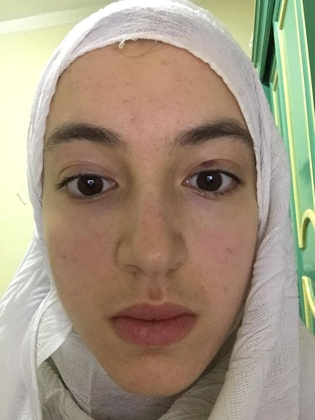
%> input picture 24883079_1504597986284107_2044387562_o.jpg, 315 x 420 px, shrunk from 960 x 1280 before the run
$ octave xxx.m   (GNU Octave 9; MATLAB toolbox functions it lacks are replaced by stand-ins)
%> lines starting %> are read from the running program, lines starting %| are printed output that depends on the picture; in (x1, y1, x2, y2) boxes, pixels count from 0 and x2, y2 are one past the last pixel; in counts of white or black regions, pixels touching at a corner belong together; the program's own positions count from 1
%> further down, I is the input picture: size 420x315x3 uint8; mean R, G, B 163.3, 148.6, 128
### colorConstancy.m


function [OUT] = colorConstancy(I, algorithm, varargin)
%> called with algorithm = 'progressive'

    [m,n,~]=size(I);
%> m = 420; n = 315
    switch (algorithm)
        case 'grey world'
            Rmean      = sum(sum(I(:,:,1)))/(m*n);
            disp(Rmean);
            Gmean      = sum(sum(I(:,:,2)))/(m*n);
             disp(Gmean);
            Bmean      = sum(sum(I(:,:,3)))/(m*n);
             disp(Bmean);
            Avg        = mean([Rmean Gmean Bmean]);
             disp(Avg);
            Kr         = Avg/Rmean;
            disp(Kr);
            Kg         = Avg/Gmean;
            disp(Kg);
            Kb         = Avg/Bmean;
            disp(Kb);
            OUT(:,:,1) = Kr*double(I(:,:,1));
            OUT(:,:,2) = Kg*double(I(:,:,2));
            OUT(:,:,3) = Kb*double(I(:,:,3));
            OUT = uint8(OUT);
        case 'white patch'
            Kr = 255/max(max(double(I(:,:,1))));
             disp(Kr);
            Kg = 255/max(max(double(I(:,:,2))));
            disp(Kg);
            Kb = 255/max(max(double(I(:,:,3))));
            disp(Kb);
            OUT(:,:,1) = Kr*double(I(:,:,1));
            OUT(:,:,2) = Kg*double(I(:,:,2));
            OUT(:,:,3) = Kb*double(I(:,:,3));
            OUT = uint8(OUT);
        case 'modified white patch'
            if (~isempty(varargin))


                th = varargin{1};


                R=I(:,:,1); disp(R(R>th));Kr = 255/mean(R(R>th));
                G=I(:,:,2); Kg = 255/mean(G(G>th));
                B=I(:,:,3); Kb = 255/mean(B(B>th));
                OUT(:,:,1) = Kr*double(I(:,:,1));
                OUT(:,:,2) = Kg*double(I(:,:,2));
                OUT(:,:,3) = Kb*double(I(:,:,3));
                OUT = uint8(OUT);
            else
                OUT=I; disp('Modified white patch algorithm must have another parameter.');
            end
        case 'progressive'
            if (length(varargin)>1)
                h1 = varargin{1};
%> h1 = 10
                h2 = varargin{2};
%> h2 = 50
                imap = (double(I(:,:,1))+double(I(:,:,2))+double(I(:,:,3)))/3;
                R=I(:,:,1); G=I(:,:,2); B=I(:,:,3);
%> after `R=I(:,:,1)`:
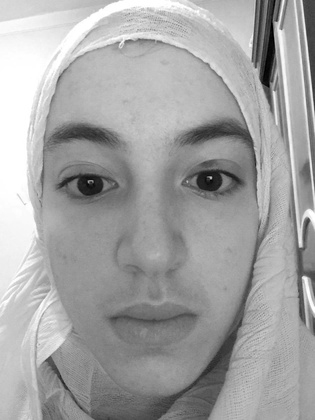
%> R: size 420x315 uint8; min 0, max 255, mean 163.3
%> after `G=I(:,:,2)`:
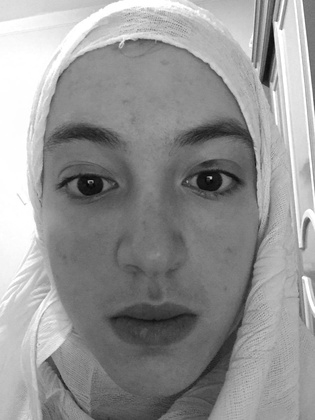
%> G: size 420x315 uint8; min 1, max 255, mean 148.6
%> after `B=I(:,:,3)`:
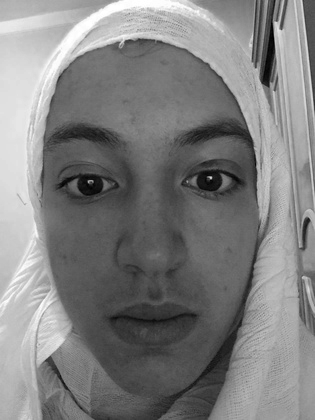
%> B: size 420x315 uint8; min 0, max 255, mean 128

                Kr = zeros(size(imap));
                Kg = zeros(size(imap));
                Kb = zeros(size(imap));

                Kr( imap>=h1 )=255/mean(R(R>=h1));
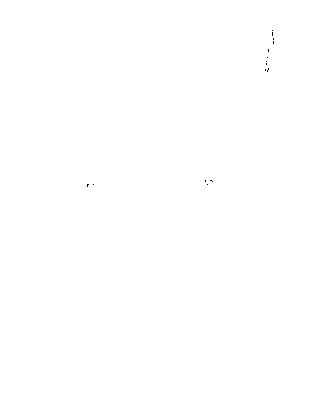
%> Kr: size 420x315 double; values 0 (black) and 1.56 (white), 100% white; black in thin lines or dots, all inside (x1, y1, x2, y2) = (87, 30, 274, 187)
                Kg( imap>=h1 )=255/mean(G(G>=h1));
                Kb( imap>=h1 )=255/mean(B(B>=h1));

                [m,n,~]=size(I);
                Rmean = sum(sum(R))/(m*n);
%> Rmean = 163.3
                Gmean = sum(sum(G))/(m*n);
%> Gmean = 148.6
                Bmean = sum(sum(B))/(m*n);
%> Bmean = 128
                Avg = mean([Rmean Gmean Bmean]);
%> Avg = 146.6

                Kr( imap<=h2 ) = Avg/Rmean;
%> Kr: size 420x315 double; values 0.898 (black) and 1.56 (white), 98.1% white; 49 black regions (41 under 20 px), largest, box (x1, y1, x2, y2) and area: (59, 174, 110, 196) 523, (194, 169, 241, 191) 522, (262, 19, 275, 87) 380
                Kg( imap<=h2 ) = Avg/Gmean;
                Kb( imap<=h2 ) = Avg/Bmean;
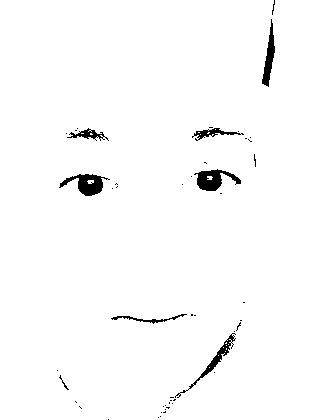
%> Kb: size 420x315 double; values 1.15 (black) and 1.99 (white), 98.1% white; 49 black regions (41 under 20 px), largest, box (x1, y1, x2, y2) and area: (59, 174, 110, 196) 523, (194, 169, 241, 191) 522, (262, 19, 275, 87) 380

                deltha = imap/(h1-h2)-h2/(h1-h2);
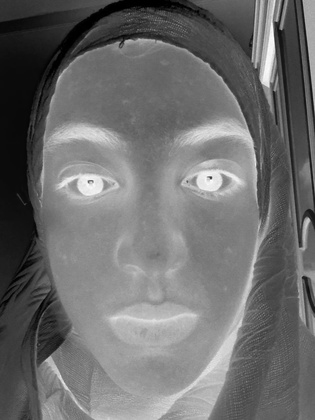
%> deltha: size 420x315 double; min -5.12, max 1.18, mean -2.42; drawn with min black and max white
                Kr( imap>=h2 & imap<=h1 ) = (1-deltha(imap>=h2 & imap<=h1))*...
                    255/mean(R(R>=h1)) + deltha(imap>=h2 & imap<=h1)*255/mean(R(R>=h1));
                Kg( imap>=h2 & imap<=h1 ) = (1-deltha(imap>=h2 & imap<=h1))*...
                    255/mean(G(G>=h1)) + deltha(imap>=h2 & imap<=h1)*255/mean(G(G>=h1));
                Kb( imap>=h2 & imap<=h1 ) = (1-deltha(imap>=h2 & imap<=h1))*...
                    255/mean(B(B>=h1)) + deltha(imap>=h2 & imap<=h1)*255/mean(B(B>=h1));
                OUT(:,:,1) = Kr.*double(I(:,:,1));
                OUT(:,:,2) = Kg.*double(I(:,:,2));
                OUT(:,:,3) = Kb.*double(I(:,:,3));
%> OUT: size 420x315x3 double
                OUT = uint8(OUT);
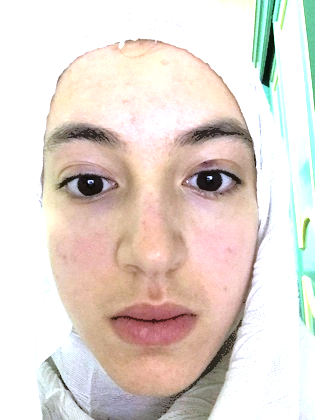
%> OUT: size 420x315x3 uint8; mean R, G, B 226.8, 215.6, 208.2
            else
                OUT=I; disp('Modified white patch algorithm must have another parameter.');
            end
        case 'single scale retinex'
            if (~isempty(varargin))
                c=varargin{1};
                [Y,X]=meshgrid(1:n,1:m);

                Fnok = exp(-((X.^2)+(Y.^2))./(c.^2));
                K = 1/(sum(sum(Fnok)));
                F = K.*Fnok;

                IR = double(I(:,:,1));
                IG = double(I(:,:,2));
                IB = double(I(:,:,3));
                FF  = fftshift(fft2(F));
                IFR = fftshift(fft2(IR)); IFR=FF.*IFR; IFR=real(ifft2(ifftshift(IFR)));
                IFG = fftshift(fft2(IG)); IFG=FF.*IFG; IFG=real(ifft2(ifftshift(IFG)));
                IFB = fftshift(fft2(IB)); IFB=FF.*IFB; IFB=real(ifft2(ifftshift(IFB)));

                RR = log10(double(IR))-log10(IFR);
                RG = log10(double(IG))-log10(IFG);
                RB = log10(double(IB))-log10(IFB);

                OUT(:,:,1)=uint8(255*RR/(max(max([RR RG RB]))));
                OUT(:,:,2)=uint8(255*RG/(max(max([RR RG RB]))));
                OUT(:,:,3)=uint8(255*RB/(max(max([RR RG RB]))));
            else
                OUT=I; disp('Single scale algorithm must have another parameter (c).');
            end
        case 'multi scale retinex'
            R1=colorConstancy(I,'single scale retinex',25);
            R2=colorConstancy(I,'single scale retinex',100);
            R3=colorConstancy(I,'single scale retinex',240);
            OUT=(1/3)*R1+(1/3)*R2+(1/3)*R3;
        case 'MSRCR'
            disp(length(varargin)>1);
            if (length(varargin)>1)
              alpha=varargin{1};
              betha=varargin{2};
              gain=varargin{3};
              Rmsr=colorConstancy(I, 'multi scale retinex');
              T(:,:,1)=I(:,:,1)+I(:,:,2)+I(:,:,3);
              T(:,:,2)=I(:,:,1)+I(:,:,2)+I(:,:,3);
              T(:,:,3)=I(:,:,1)+I(:,:,2)+I(:,:,3);
              C = log10(alpha*double(I))-log10(double(T));
              OUT = uint8(gain*(C.*double(Rmsr)+betha));
            else
                OUT=I; disp('MSRCR must have another parameter alpha, b and G.');
            end
        case 'ace'
            MR = zeros(m,n);
            MG = zeros(m,n);
            MB = zeros(m,n);
            RC = zeros(m,n,3);
            [Y,X]=meshgrid(1:n,1:m);
            cont=0;
            W=20;
            %STEP 1
            for i=1:m
               for j=1:n

                   cont=cont+1;
                   if (mod(cont,1000)==0) disp(['Ciclos: ' num2str(cont)]); end

                   MD = sqrt(((X-X(i,j)).^2)+((Y-Y(i,j)).^2));

                   MR(MD<=W & MD~=0)=sign(double(I(i,j,1))-double(I(MD<=W & MD~=0)));
                   MG(MD<=W & MD~=0)=sign(double(I(i,j,2))-double(I(MD<=W & MD~=0)));
                   MB(MD<=W & MD~=0)=sign(double(I(i,j,3))-double(I(MD<=W & MD~=0)));

                   T = zeros(size(m,n));
                   T(MD<=W & MD~=0)= MR(MD<=W & MD~=0)./MD(MD<=W & MD~=0);
                   RC(i,j,1)=sum(sum(T));

                   T = zeros(size(m,n));
                   T(MD<=W & MD~=0)= MG(MD<=W & MD~=0)./MD(MD<=W & MD~=0);
                   RC(i,j,2)=sum(sum(T));

                   T = zeros(size(m,n));
                   T(MD<=W & MD~=0)= MB(MD<=W & MD~=0)./MD(MD<=W & MD~=0);
                   RC(i,j,3)=sum(sum(T));
               end
            end
            %STEP 2
            mc = min(min(min(RC)));
            Mc = max(max(max(RC)));
            s = (255-Mc)/(-mc);
            OUT = uint8(round(127.5+s*RC));
        otherwise
            OUT=I; disp('Unknown alogrithm, please check name.');
    end
end

### xxx.m


I=imread('24883079_1504597986284107_2044387562_o.jpg');

J = colorConstancy(I, 'progressive', 10,50);
figure
imshow(J);

$ run again, with 24740145_1898395190381100_843967623_o.jpg copied over 24883079_1504597986284107_2044387562_o.jpg
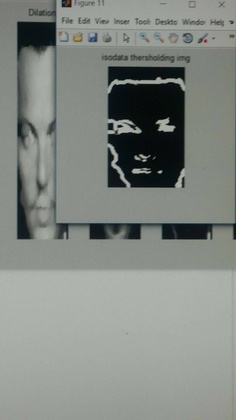
%> input picture 24740145_1898395190381100_843967623_o.jpg, 236 x 420 px, shrunk from 1080 x 1920 before the run
%> I is the input picture: size 420x236x3 uint8; mean R, G, B 130.9, 136, 130.8
%> h1 = 10
%> h2 = 50
%> in colorConstancy, `Kr( imap>=h1 )=255/mean(R(R>=h1));`:
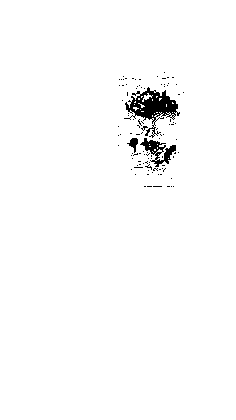
%> Kr: size 420x236 double; values 0 (black) and 1.84 (white), 98.2% white; 101 black regions (98 under 20 px), largest, box (x1, y1, x2, y2) and area: (124, 87, 180, 138) 1050, (140, 138, 176, 167) 393, (127, 138, 138, 153) 79
%> Rmean = 130.9
%> Gmean = 136
%> Bmean = 130.8
%> Avg = 132.6
%> in colorConstancy, `OUT = uint8(OUT);`:
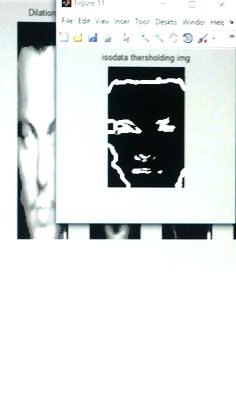
%> OUT: size 420x236x3 uint8; mean R, G, B 220.1, 223.9, 223.4

$ run again, with 24826028_1898394947047791_537461716_o.jpg copied over 24883079_1504597986284107_2044387562_o.jpg
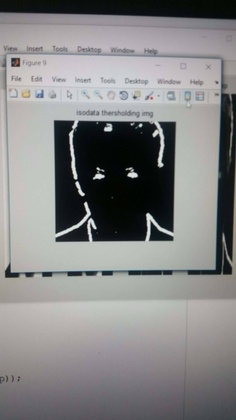
%> input picture 24826028_1898394947047791_537461716_o.jpg, 236 x 420 px, shrunk from 1080 x 1920 before the run
%> I is the input picture: size 420x236x3 uint8; mean R, G, B 132.5, 132.3, 132.7
%> h1 = 10
%> h2 = 50
%> in colorConstancy, `Kr( imap>=h1 )=255/mean(R(R>=h1));`:
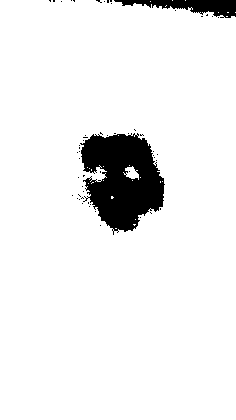
%> Kr: size 420x236 double; values 0 (black) and 1.75 (white), 93% white; 56 black regions (54 under 20 px), largest, box (x1, y1, x2, y2) and area: (80, 133, 165, 235) 5705, (114, 0, 236, 18) 1112
%> Rmean = 132.5
%> Gmean = 132.3
%> Bmean = 132.7
%> Avg = 132.5
%> in colorConstancy, `OUT = uint8(OUT);`:
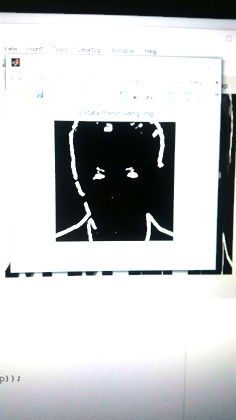
%> OUT: size 420x236x3 uint8; mean R, G, B 196.1, 197.9, 199.1

$ run again, with 24826215_1898395390381080_1039154134_o.jpg copied over 24883079_1504597986284107_2044387562_o.jpg
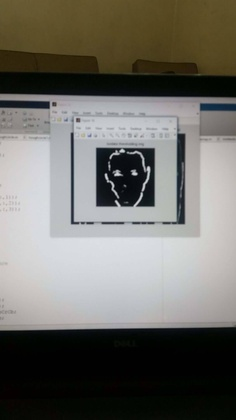
%> input picture 24826215_1898395390381080_1039154134_o.jpg, 236 x 420 px, shrunk from 1080 x 1920 before the run
%> I is the input picture: size 420x236x3 uint8; mean R, G, B 111.2, 109.6, 103.6
%> h1 = 10
%> h2 = 50
%> Rmean = 111.2
%> Gmean = 109.6
%> Bmean = 103.6
%> Avg = 108.1
%> in colorConstancy, `OUT = uint8(OUT);`:
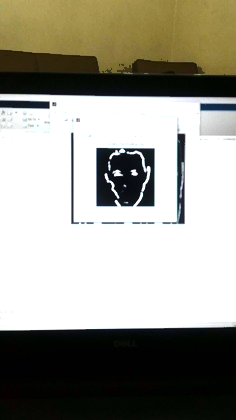
%> OUT: size 420x236x3 uint8; mean R, G, B 154.3, 152.8, 142.2
